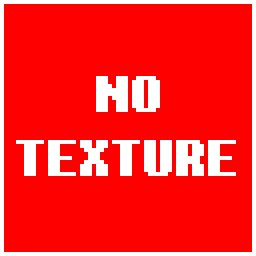
#> input picture prboom2/data/flats/-n0_tex-.ppm, 64 x 64 px (shown 4 times larger)
$ python -i pack_wad.py   (imports and definitions only)
#> lines starting #> are read from the running program, lines starting #| are printed output that depends on the picture
#!/usr/bin/env python3
"""
pack_wad.py - keep the game's content as an ordinary folder tree and build begotten.wad from it.

  python pack_wad.py unpack begotten.wad content        # one-time: WAD -> folder tree
  python pack_wad.py unpack --merge --suffix-dups begotten_poses.wad content   # add another wad to a tree
  python pack_wad.py pack   content begotten.wad        # folder tree -> WAD
  python pack_wad.py check  content                     # validate only (names, sprites, textures ...)
  python pack_wad.py                                    # no arguments: opens the window (no terminal needed)

Needs Python 3.8+ and Pillow (pip install pillow).

Folder layout (the FIRST folder decides what a file is; below it, make as many folders as you like):

  palette/     PLAYPAL, COLORMAP, ENDOOM ... (raw lumps)
  sprites/     *.png  -> picture lumps between S_START / S_END      (name = file name, e.g. SPRTA1.png)
  patches/     *.png  -> picture lumps between P_START / P_END      (wall patches used by textures.txt)
  textures/    *.png  -> each picture is a complete wall texture (patch + texture entry, same name)
  flats/       *.png  -> floor/ceiling flats between F_START / F_END (64x64, 64x128, 128x128 or 256x256)
  graphics/    *.png  -> picture lumps outside any marker (menu, HUD, title screens, BGPIC ...)
  sounds/      *.wav  -> DMX sound lumps (8-bit mono is exact; 16-bit / stereo is converted)
  music/       *.mus *.mid *.ogg ... -> raw music lumps
  colormaps/   raw lumps between C_START / C_END
  maps/        *.wad  -> one small wad per map (open and save it in your map editor); all its lumps are copied
  data/        everything else, raw (BGCLASS.txt, DEHACKED.txt, UMAPINFO.txt, ANIMATED.lmp, voxel models *.vox ...)
  textures.txt composite wall textures (what TEXTURE1 holds), see the README
  wad.cfg      wad type: "type = IWAD" or "type = PWAD"

The lump name is the file name without its extension, in capitals, 8 characters at most.
Two files with the same name in the same group are an error (a trailing ~2, ~3 ... is dropped so
that BGCLASS.txt and BGCLASS~2.txt can both exist: the engine reads every BGCLASS* lump).
PNG offsets (sprite hot spot) live in a "grAb" chunk, the same as SLADE / ZDoom use.
Colours are matched to palette/PLAYPAL.lmp when packing, so a later palette change only needs a re-pack.
Transparent = alpha below 128.
"""
import argparse, io, os, re, struct, sys, wave, zlib

try:
    from PIL import Image
except ImportError:
    sys.exit("pack_wad.py needs Pillow:  pip install pillow")

START = {'S_START': 'S', 'SS_START': 'S', 'P_START': 'P', 'PP_START': 'P', 'P1_START': 'P', 'P2_START': 'P',
         'P3_START': 'P', 'F_START': 'F', 'FF_START': 'F', 'F1_START': 'F', 'F2_START': 'F', 'F3_START': 'F',
         'C_START': 'C'}
END = {'S_END', 'SS_END', 'P_END', 'PP_END', 'P1_END', 'P2_END', 'P3_END', 'F_END', 'FF_END', 'F1_END', 'F2_END',
       'F3_END', 'C_END'}
MAPPARTS = {'THINGS', 'LINEDEFS', 'SIDEDEFS', 'VERTEXES', 'SEGS', 'SSECTORS', 'NODES', 'SECTORS', 'REJECT',
            'BLOCKMAP', 'BEHAVIOR', 'SCRIPTS', 'ZNODES', 'GL_VERT', 'GL_SEGS', 'GL_SSECT', 'GL_NODES', 'GL_PVS'}
PALETTE_LUMPS = {'PLAYPAL', 'PLAYPAL1', 'PLAYPAL2', 'PLAYPAL3', 'PLAYPAL4', 'PLAYPAL5', 'PLAYPAL6', 'PLAYPAL7', 'PLAYPAL8', 'PLAYPAL9', 'PLAYPALX', 'PLAYPAL1X', 'PLAYPAL2X', 'PLAYPAL3X', 'COLORMAP', 'ENDOOM', 'GENMIDI', 'DMXGUS', 'DMXGUSC'}
FLAT_SIZES = {4096: (64, 64), 8192: (64, 128), 16384: (128, 128), 65536: (256, 256)}
GROUPS = ['palette', 'sprites', 'patches', 'textures', 'flats', 'graphics', 'sounds', 'music', 'colormaps', 'maps', 'data']
RAW_EXT = {'.lmp', '.txt', '.mus', '.mid', '.midi', '.ogg', '.mp3', '.flac', '.bin', '.deh', '.bex', '.wad', '.vox'}


# [4 lines left out: function natural, not called in this run]


class Error(Exception):
    pass


# ---------------------------------------------------------------- wad io
def read_wad(path):
    d = open(path, 'rb').read()
    ident, n, off = struct.unpack('<4sii', d[:12])
    if ident not in (b'IWAD', b'PWAD'):
        raise Error("%s is not a WAD" % path)
    out = []
    for i in range(n):
        pos, size, nm = struct.unpack('<ii8s', d[off + i * 16:off + i * 16 + 16])
        out.append((nm.split(b'\0')[0].decode('latin1').upper(), d[pos:pos + size]))
    return ident.decode(), out


# [10 lines left out: function write_wad, not called in this run]


# ---------------------------------------------------------------- file names
SAFE = re.compile(r"[A-Z0-9_+!$&'()@#.-]")


def fname(lump):
    return ''.join(c if SAFE.fullmatch(c) else '%%%02X' % ord(c) for c in lump)


# [72 lines left out: functions lumpname, decode_patch, png_bytes, png_offsets, not called in this run]


WIDE_MAGIC = b'BGW1'


# [10 lines left out: function extra_pair, not called in this run]


class Palette:
    """The 512 colours of the engine's wide palette: the 256 colours of PLAYPAL, then 256 in-between colours (the middle of
    colour i and extra_pair(i)) unless `extra` (a PLAYPALX lump) paints them. wide=False gives the classic 256 only."""

    # [72 lines left out: functions __init__, index, _post, not called in this run]


# a status bar face: 3 letters (STF for the stock set, or a class's BGCLASS `face` prefix) and the face's name
FACE_LUMP = re.compile(r'^[A-Z]{3}(ST\d\d|TR\d0|TL\d0|OUCH\d|EVL\d|KILL\d|GOD0|DEAD0)$')


# [98 lines left out: functions _face_lut, dither_indices, encode_patch, not called in this run]


WIDE_FLAT_SIZES = {4 + 2 * n * n: (n, n) for n in (64, 128, 256, 512, 1024)}


# [62 lines left out: functions decode_flat, encode_flat, decode_sound, encode_sound, not called in this run]


def is_text(b):
    return len(b) > 0 and all(c in b'\t\r\n' or 32 <= c < 127 or c >= 160 for c in b)


# [5 lines left out: function music_ext, not called in this run]


# ---------------------------------------------------------------- unpack
def unpack(src, dst, merge=False, suffix_dups=False):
    ident, lumps = read_wad(src)
    os.makedirs(dst, exist_ok=True)
    if not merge and os.listdir(dst):
        raise Error("%s is not empty (use --merge to add to an existing tree)" % dst)
    cfg = os.path.join(dst, 'wad.cfg')
    if not os.path.exists(cfg):
        open(cfg, 'w').write("type = %s\n" % ident)
    palf = os.path.join(dst, 'palette', 'PLAYPAL.lmp')
    if os.path.exists(palf):
        play = open(palf, 'rb').read()
    else:
        play = next((d for n, d in lumps if n == 'PLAYPAL'), None)
    if play is None:
        raise Error("no PLAYPAL in %s or in the tree: needed to turn pictures into PNG" % src)
    xf = os.path.join(dst, 'palette', 'PLAYPALX.lmp')
    if os.path.exists(xf):
        extra = open(xf, 'rb').read()
    else:
        extra = next((d for n, d in lumps if n == 'PLAYPALX'), None)
    pal = Palette(play, extra).rgb
    stats = {}
    written = set()

    # [24 lines left out: functions put, picture, not called in this run]

    ns, i, n = None, 0, len(lumps)
    while i < n:
        name, data = lumps[i]
        if name in START:
            ns = START[name]
            i += 1
            continue
        if name in END:
            ns = None
            i += 1
            continue
        if ns == 'S':
            picture('sprites', name[:4], name, data)
        elif ns == 'P':
            picture('patches', '', name, data)
        elif ns == 'F':
            img = decode_flat(data, pal)
            if img:
                bio = io.BytesIO()
                img.save(bio, 'PNG')
                put('flats', '', name, '.png', bio.getvalue())
            else:
                put('flats', '', name, '.lmp', data)
        elif ns == 'C':
            put('colormaps', '', name, '.lmp', data)
        elif re.fullmatch(r'MAP\d\d|E\dM\d', name):
            j = i + 1
            while j < n and lumps[j][0] in MAPPARTS:
                j += 1
            mp = put('maps', '', name, '.wad', b'')
            write_wad(mp, 'PWAD', lumps[i:j])
            i = j
            continue
        elif name in ('TEXTURE1', 'TEXTURE2', 'PNAMES'):
            pass  # rebuilt from textures.txt
        elif name in PALETTE_LUMPS:
            put('palette', '', name, '.lmp', data)
        elif name.startswith('DS') and decode_sound(data):
            put('sounds', '', name, '.wav', decode_sound(data))
        elif name.startswith(('D_', 'DP', 'MUS')) and (music_ext(data) != '.lmp' or name.startswith('D_')):
            put('music', '', name, music_ext(data), data)
        elif data.startswith(b'VOX '):
            put('data', '', name, '.vox', data)   # a MagicaVoxel model (voxel props)
        elif is_text(data):
            put('data', '', name, '.txt', data)
        else:
            r = decode_patch(data, pal)
            if r and len(data) > 8:
                put('graphics', '', name, '.png', png_bytes(*r))
            else:
                put('data', '', name, '.lmp', data)
        i += 1

    # textures.txt from TEXTURE1/2 + PNAMES
    pn = next((d for nm, d in lumps if nm == 'PNAMES'), None)
    tx = [d for nm, d in lumps if nm in ('TEXTURE1', 'TEXTURE2')]
    if pn and tx:
        cnt = struct.unpack('<i', pn[:4])[0]
        pnames = [pn[4 + 8 * k:12 + 8 * k].split(b'\0')[0].decode('latin1').upper() for k in range(cnt)]
        out = []
        for t in tx:
            nt = struct.unpack('<i', t[:4])[0]
            offs = struct.unpack('<%di' % nt, t[4:4 + 4 * nt])
            for o in offs:
                nm = t[o:o + 8].split(b'\0')[0].decode('latin1').upper()
                w, h = struct.unpack('<hh', t[o + 12:o + 16])
                npat = struct.unpack('<h', t[o + 20:o + 22])[0]
                out.append("%s %d %d" % (nm, w, h))
                for k in range(npat):
                    ox, oy, pi = struct.unpack('<hhh', t[o + 22 + 10 * k:o + 28 + 10 * k])
                    out.append("  %s %d %d" % (pnames[pi], ox, oy))
        tp = os.path.join(dst, 'textures.txt')
        mode = 'a' if (merge and os.path.exists(tp)) else 'w'
        with open(tp, mode) as f:
            if mode == 'w':
                f.write("# composite wall textures: NAME width height, then one indented line per patch: PATCH x y\n")
            f.write('\n'.join(out) + '\n')
        stats['textures.txt'] = sum(1 for l in out if not l.startswith(' '))
    return stats


# ---------------------------------------------------------------- pack
class Tree:
    # [20 lines left out: functions __init__, files, not called in this run]

    def rel(self, p):
        return os.path.relpath(p, self.root).replace(os.sep, '/')

    # [393 lines left out: functions lumpfor, build, check_sprites, texture_lumps, lump_anywhere, pack and 2 more, not called in this run]


# [2 lines not run here, left out]

>>> import cv2
>>> picture = cv2.imread('../prboom2/data/flats/-n0_tex-.ppm', cv2.IMREAD_GRAYSCALE)
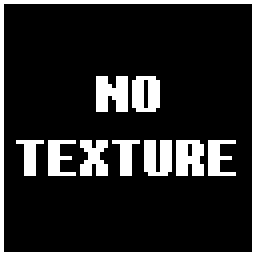
#> picture: shape (64, 64) (shown 4 times larger); values 76 (black) and 255 (white), 16% white in thin lines or dots
>>> result = unpack(picture, 'out.png')
#> (the run stopped early here; a loop or call above may not have finished)
